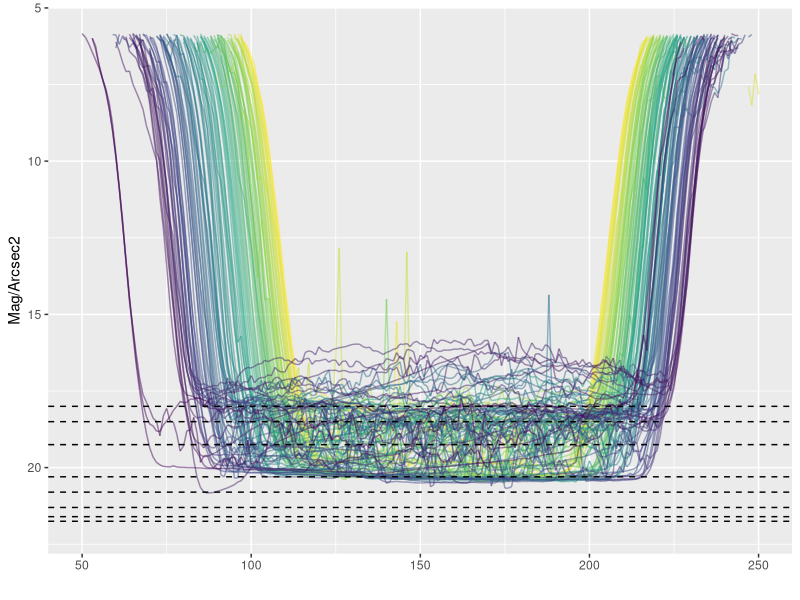

Write R code to recreate this figure.
## ---- chunk 1
#libraries
library(tidyverse)
library(viridis)
## ---- chunk 2
kish = read.csv("Data/Kish11-9.csv")
kish = kish[-c(1:39),1:5]
kish = kish[-c(1:2),]
colnames(kish) = c("UTCTime", "LocalTime", "TempC", "Volts", "MagArcsec2") 
kish = mutate(kish, Hour = hour(kish$LocalTime), Obs = seq_along(kish$LocalTime))

kish$UTCTime = as.ts(kish$UTCTime)
kish$LocalTime = as.ts(kish$LocalTime)
kish$TempC = as.numeric(kish$TempC)
kish$Volts = as.numeric(kish$Volts)
kish$MagArcsec2 = as.numeric(kish$MagArcsec2)

#remove low volt cases
kish = kish %>%
  filter(Volts>4.8)
## ---- chunk 3
#Finding start and end values to center at midnight
#center at midnight, 144 obs each side 143 other
midnights = which(hour(kish$LocalTime) == 0 & minute(kish$LocalTime) == 0)
start = c()
finish = c()
for(i in 2:113){
  start[i] = midnights[i] - 144 #noon of day before
  finish[i] = midnights[i] + 143 #11:55 of day after
}
start = start %>% na.omit()
finish = finish %>% na.omit()
## ---- chunk 4
plot = ggplot()

for (i in seq_along(start)) {
  plotOutput = kish[c(start[i]:finish[i]), ]
  
  layer = geom_line(data = plotOutput, aes(x = seq_along(MagArcsec2),
                                           y = MagArcsec2,
                                           color = Obs), alpha = 0.5) 
  
  plot = plot + layer
}
## ---- chunk 5
plot+
  xlab("") +
  ylab("Mag/Arcsec2")+
  ylim(22,5.8)+
  xlim(50,250)+
  geom_hline(yintercept=21.75, linetype="dashed")+
  geom_hline(yintercept=21.6, linetype="dashed")+
  geom_hline(yintercept=21.3, linetype="dashed")+
  geom_hline(yintercept=20.8, linetype="dashed")+
  geom_hline(yintercept=20.3, linetype="dashed")+
  geom_hline(yintercept=19.25, linetype="dashed")+
  geom_hline(yintercept=18.5, linetype="dashed")+
  geom_hline(yintercept=18, linetype="dashed")+
  scale_color_viridis_c(option = "viridis", direction = -1)+
  theme(legend.position = "none")

